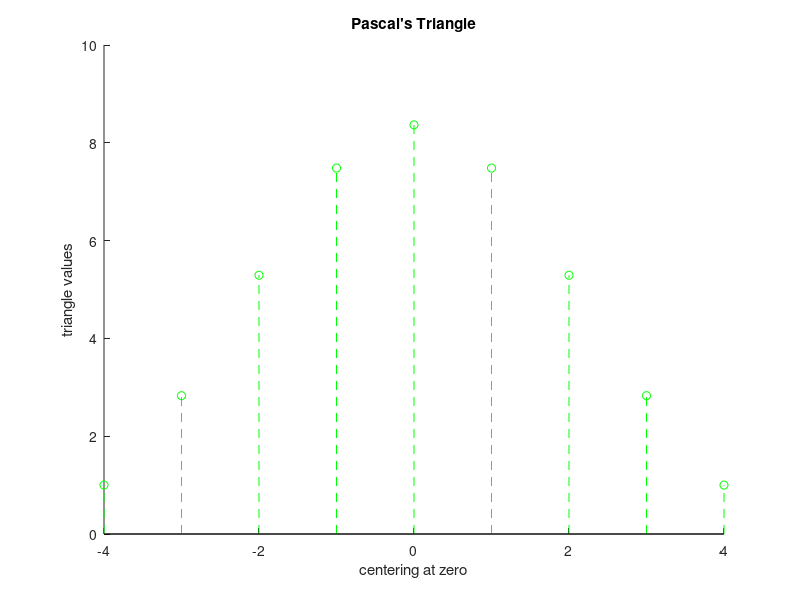

Write MATLAB code to recreate this figure.
% Programming Fundamentals Using MATLAB, Michael Weeks Copyright 2020
%
% stem_example.m
%

    pascal3 = conv([1, 1], [1, 1]);
    pascal5 = conv(pascal3, pascal3);
    y = conv(pascal5, pascal5);
 
    x = (1:length(y)) - 5;
    y2 = sqrt(y);
    hold on;
    stem(x, y2, 'go--');

    xlabel('centering at zero');
    ylabel('triangle values');
    title('Pascal''s Triangle');
    text(0.5, 68, 'maximum is here at y_0');


